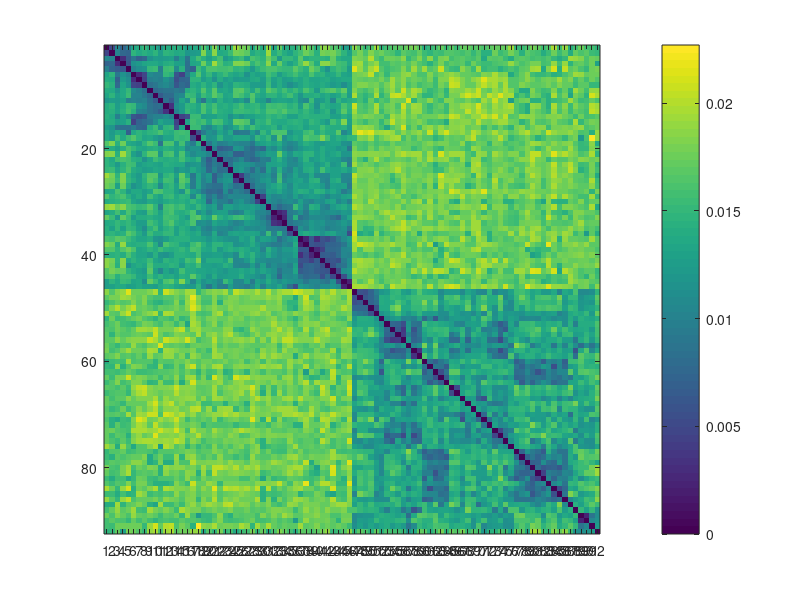

Here is the MATLAB script that generated this plot: (Note: this script raises an error after producing the figure.)
clear all;close all;clc;

estimated_rdm = load ('estimate_RDM_behav_semantic.mat');  
comparisons = estimated_rdm.estimate_RDM_s;
save behav_RDMs_euclidean_vector_semantic comparisons

nStimuli=92;
nComparisons = ((nStimuli^2)-nStimuli)/2; % counts only one way and not the same imgs

rdm = NaN(92,92);

countComparison=0;
for img_1 = 1:nStimuli-1
	for img_2 = img_1+1:nStimuli
        countComparison=countComparison+1;
        
        rdm(img_1,img_2) = comparisons(countComparison); 
        rdm(img_2,img_1) = comparisons(countComparison);
            
    end   
end
for imag = 1:92
    rdm(imag,imag)=0;
end

load('stimuli_names_92.mat');
max_val=0.0227;

figure('units','normalized','outerposition',[0 0 1 1]); image(rdm,'CDataMapping','scaled');C = colorbar;caxis([0 max_val]);       
set(gca,'XTick',1:1:92); set(gca,'xticklabel',table2array(stimuli_names_92(1:92,1)),'fontsize', 6);xtickangle(90);
set(gca,'YTick',1:1:92); set(gca,'yticklabel',table2array(stimuli_names_92(1:92,1)),'fontsize', 6);ytickangle(0);
set(gca, 'TickLength',[0 0]);
axis equal; axis image; 
title(['Semantic RDM: behaviour data'],'fontsize',11);
saveas(gcf,'behav_RDM_semantic.png');
save('behav_RDM_semantic','rdm');

%% create a small rdm for animals and for tools
half_stimuli = length(rdm)/2;
rdm_semantic_animals = rdm(1:half_stimuli,1:half_stimuli);
rdm_semantic_tools = rdm(half_stimuli+1:end,half_stimuli+1:end);

figure('units','normalized','outerposition',[0 0 1 1]); image(rdm_semantic_animals,'CDataMapping','scaled');C = colorbar;caxis([0 max_val]);       
set(gca,'XTick',1:1:46); set(gca,'xticklabel',table2array(stimuli_names_92(1:46,1)),'fontsize', 6);xtickangle(90);
set(gca,'YTick',1:1:46); set(gca,'yticklabel',table2array(stimuli_names_92(1:46,1)),'fontsize', 6);ytickangle(0);
set(gca, 'TickLength',[0 0]);
axis equal; axis image; 
title(['Semantic RDM: behaviour (animals)'],'fontsize',11);
saveas(gcf,'behav_semantic_animals.png');
save('behav_RDM_semantic_animals','rdm_semantic_animals');
        
figure('units','normalized','outerposition',[0 0 1 1]); image(rdm_semantic_tools,'CDataMapping','scaled');C = colorbar;caxis([0 max_val]);       
set(gca,'XTick',1:1:46); set(gca,'xticklabel',table2array(stimuli_names_92(47:92,1)),'fontsize', 6);xtickangle(90);
set(gca,'YTick',1:1:46); set(gca,'yticklabel',table2array(stimuli_names_92(47:92,1)),'fontsize', 6);ytickangle(0);
set(gca, 'TickLength',[0 0]);
axis equal; axis image; 
title(['Semantic RDM: behaviour (tools)'],'fontsize',11);
saveas(gcf,'behav_semantic_tools.png');
save('behav_RDM_semantic_tools','rdm_semantic_tools');
